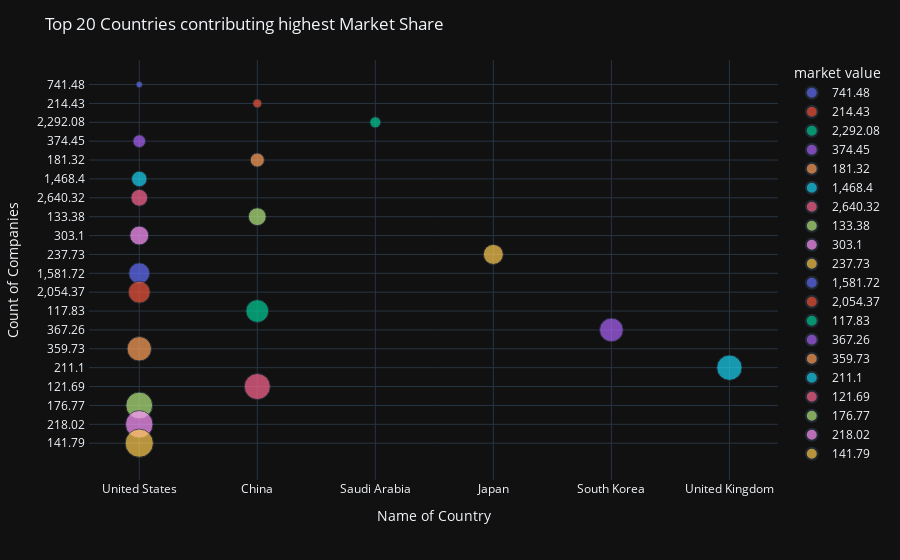

Notebook code for this chart:
### Code cell
# Scatter Plot for top20 countries that contribute to Market Share
fig=px.scatter(T2, x = 'country', y = 'market value', color = 'market value',hover_data = ['profit '],size = 'rank ', template='plotly_dark')
fig.update_layout(
    title_text='Top 20 Countries contributing highest Market Share', 
    xaxis_title_text='Name of Country',
    yaxis_title_text='Count of Companies',
    bargap=0.2,
    bargroupgap=0.1 
)
fig.show()

### Figure 1 — Plotly figure (JSON) as saved in the notebook; plotly's stock layout.template omitted (floating-point values rounded to 4 significant figures)
{"data": [{"customdata": [[89.8]], "hovertemplate": "market value=%{y}<br>country=%{x}<br>rank =%{marker.size}<br>profit =%{customdata[0]}<extra></extra>", "legendgroup": "741.48 ", "marker": {"color": "#636efa", "size": [1], "sizemode": "area", "sizeref": 0.05, "symbol": "circle"}, "mode": "markers", "name": "741.48 ", "orientation": "v", "showlegend": true, "type": "scatter", "x": ["United States"], "xaxis": "x", "y": ["741.48 "], "yaxis": "y"}, {"customdata": [[54.03]], "hovertemplate": "market value=%{y}<br>country=%{x}<br>rank =%{marker.size}<br>profit =%{customdata[0]}<extra></extra>", "legendgroup": "214.43 ", "marker": {"color": "#EF553B", "size": [2], "sizemode": "area", "sizeref": 0.05, "symbol": "circle"}, "mode": "markers", "name": "214.43 ", "orientation": "v", "showlegend": true, "type": "scatter", "x": ["China"], "xaxis": "x", "y": ["214.43 "], "yaxis": "y"}, {"customdata": [[105.4]], "hovertemplate": "market value=%{y}<br>country=%{x}<br>rank =%{marker.size}<br>profit =%{customdata[0]}<extra></extra>", "legendgroup": "2,292.08 ", "marker": {"color": "#00cc96", "size": [3], "sizemode": "area", "sizeref": 0.05, "symbol": "circle"}, "mode": "markers", "name": "2,292.08 ", "orientation": "v", "showlegend": true, "type": "scatter", "x": ["Saudi Arabia"], "xaxis": "x", "y": ["2,292.08 "], "yaxis": "y"}, {"customdata": [[42.12]], "hovertemplate": "market value=%{y}<br>country=%{x}<br>rank =%{marker.size}<br>profit =%{customdata[0]}<extra></extra>", "legendgroup": "374.45 ", "marker": {"color": "#ab63fa", "size": [4], "sizemode": "area", "sizeref": 0.05, "symbol": "circle"}, "mode": "markers", "name": "374.45 ", "orientation": "v", "showlegend": true, "type": "scatter", "x": ["United States"], "xaxis": "x", "y": ["374.45 "], "yaxis": "y"}, {"customdata": [[46.89]], "hovertemplate": "market value=%{y}<br>country=%{x}<br>rank =%{marker.size}<br>profit =%{customdata[0]}<extra></extra>", "legendgroup": "181.32 ", "marker": {"color": "#FFA15A", "size": [5], "sizemode": "area", "sizeref": 0.05, "symbol": "circle"}, "mode": "markers", "name": "181.32 ", "orientation": "v", "showlegend": true, "type": "scatter", "x": ["China"], "xaxis": "x", "y": ["181.32 "], "yaxis": "y"}, {"customdata": [[33.36]], "hovertemplate": "market value=%{y}<br>country=%{x}<br>rank =%{marker.size}<br>profit =%{customdata[0]}<extra></extra>", "legendgroup": "1,468.4 ", "marker": {"color": "#19d3f3", "size": [6], "sizemode": "area", "sizeref": 0.05, "symbol": "circle"}, "mode": "markers", "name": "1,468.4 ", "orientation": "v", "showlegend": true, "type": "scatter", "x": ["United States"], "xaxis": "x", "y": ["1,468.4 "], "yaxis": "y"}, {"customdata": [[100.6]], "hovertemplate": "market value=%{y}<br>country=%{x}<br>rank =%{marker.size}<br>profit =%{customdata[0]}<extra></extra>", "legendgroup": "2,640.32 ", "marker": {"color": "#FF6692", "size": [7], "sizemode": "area", "sizeref": 0.05, "symbol": "circle"}, "mode": "markers", "name": "2,640.32 ", "orientation": "v", "showlegend": true, "type": "scatter", "x": ["United States"], "xaxis": "x", "y": ["2,640.32 "], "yaxis": "y"}, {"customdata": [[37.38]], "hovertemplate": "market value=%{y}<br>country=%{x}<br>rank =%{marker.size}<br>profit =%{customdata[0]}<extra></extra>", "legendgroup": "133.38 ", "marker": {"color": "#B6E880", "size": [8], "sizemode": "area", "sizeref": 0.05, "symbol": "circle"}, "mode": "markers", "name": "133.38 ", "orientation": "v", "showlegend": true, "type": "scatter", "x": ["China"], "xaxis": "x", "y": ["133.38 "], "yaxis": "y"}, {"customdata": [[31]], "hovertemplate": "market value=%{y}<br>country=%{x}<br>rank =%{marker.size}<br>profit =%{customdata[0]}<extra></extra>", "legendgroup": "303.1 ", "marker": {"color": "#FF97FF", "size": [9], "sizemode": "area", "sizeref": 0.05, "symbol": "circle"}, "mode": "markers", "name": "303.1 ", "orientation": "v", "showlegend": true, "type": "scatter", "x": ["United States"], "xaxis": "x", "y": ["303.1 "], "yaxis": "y"}, {"customdata": [[28.15]], "hovertemplate": "market value=%{y}<br>country=%{x}<br>rank =%{marker.size}<br>profit =%{customdata[0]}<extra></extra>", "legendgroup": "237.73 ", "marker": {"color": "#FECB52", "size": [10], "sizemode": "area", "sizeref": 0.05, "symbol": "circle"}, "mode": "markers", "name": "237.73 ", "orientation": "v", "showlegend": true, "type": "scatter", "x": ["Japan"], "xaxis": "x", "y": ["237.73 "], "yaxis": "y"}, {"customdata": [[76.03]], "hovertemplate": "market value=%{y}<br>country=%{x}<br>rank =%{marker.size}<br>profit =%{customdata[0]}<extra></extra>", "legendgroup": "1,581.72 ", "marker": {"color": "#636efa", "size": [11], "sizemode": "area", "sizeref": 0.05, "symbol": "circle"}, "mode": "markers", "name": "1,581.72 ", "orientation": "v", "showlegend": true, "type": "scatter", "x": ["United States"], "xaxis": "x", "y": ["1,581.72 "], "yaxis": "y"}, {"customdata": [[71.19]], "hovertemplate": "market value=%{y}<br>country=%{x}<br>rank =%{marker.size}<br>profit =%{customdata[0]}<extra></extra>", "legendgroup": "2,054.37 ", "marker": {"color": "#EF553B", "size": [12], "sizemode": "area", "sizeref": 0.05, "symbol": "circle"}, "mode": "markers", "name": "2,054.37 ", "orientation": "v", "showlegend": true, "type": "scatter", "x": ["United States"], "xaxis": "x", "y": ["2,054.37 "], "yaxis": "y"}, {"customdata": [[33.57]], "hovertemplate": "market value=%{y}<br>country=%{x}<br>rank =%{marker.size}<br>profit =%{customdata[0]}<extra></extra>", "legendgroup": "117.83 ", "marker": {"color": "#00cc96", "size": [13], "sizemode": "area", "sizeref": 0.05, "symbol": "circle"}, "mode": "markers", "name": "117.83 ", "orientation": "v", "showlegend": true, "type": "scatter", "x": ["China"], "xaxis": "x", "y": ["117.83 "], "yaxis": "y"}, {"customdata": [[34.27]], "hovertemplate": "market value=%{y}<br>country=%{x}<br>rank =%{marker.size}<br>profit =%{customdata[0]}<extra></extra>", "legendgroup": "367.26 ", "marker": {"color": "#ab63fa", "size": [14], "sizemode": "area", "sizeref": 0.05, "symbol": "circle"}, "mode": "markers", "name": "367.26 ", "orientation": "v", "showlegend": true, "type": "scatter", "x": ["South Korea"], "xaxis": "x", "y": ["367.26 "], "yaxis": "y"}, {"customdata": [[23.04]], "hovertemplate": "market value=%{y}<br>country=%{x}<br>rank =%{marker.size}<br>profit =%{customdata[0]}<extra></extra>", "legendgroup": "359.73 ", "marker": {"color": "#FFA15A", "size": [15], "sizemode": "area", "sizeref": 0.05, "symbol": "circle"}, "mode": "markers", "name": "359.73 ", "orientation": "v", "showlegend": true, "type": "scatter", "x": ["United States"], "xaxis": "x", "y": ["359.73 "], "yaxis": "y"}, {"customdata": [[20.27]], "hovertemplate": "market value=%{y}<br>country=%{x}<br>rank =%{marker.size}<br>profit =%{customdata[0]}<extra></extra>", "legendgroup": "211.1 ", "marker": {"color": "#19d3f3", "size": [16], "sizemode": "area", "sizeref": 0.05, "symbol": "circle"}, "mode": "markers", "name": "211.1 ", "orientation": "v", "showlegend": true, "type": "scatter", "x": ["United Kingdom"], "xaxis": "x", "y": ["211.1 "], "yaxis": "y"}, {"customdata": [[15.74]], "hovertemplate": "market value=%{y}<br>country=%{x}<br>rank =%{marker.size}<br>profit =%{customdata[0]}<extra></extra>", "legendgroup": "121.69 ", "marker": {"color": "#FF6692", "size": [17], "sizemode": "area", "sizeref": 0.05, "symbol": "circle"}, "mode": "markers", "name": "121.69 ", "orientation": "v", "showlegend": true, "type": "scatter", "x": ["China"], "xaxis": "x", "y": ["121.69 "], "yaxis": "y"}, {"customdata": [[20.58]], "hovertemplate": "market value=%{y}<br>country=%{x}<br>rank =%{marker.size}<br>profit =%{customdata[0]}<extra></extra>", "legendgroup": "176.77 ", "marker": {"color": "#B6E880", "size": [18], "sizemode": "area", "sizeref": 0.05, "symbol": "circle"}, "mode": "markers", "name": "176.77 ", "orientation": "v", "showlegend": true, "type": "scatter", "x": ["United States"], "xaxis": "x", "y": ["176.77 "], "yaxis": "y"}, {"customdata": [[21.52]], "hovertemplate": "market value=%{y}<br>country=%{x}<br>rank =%{marker.size}<br>profit =%{customdata[0]}<extra></extra>", "legendgroup": "218.02 ", "marker": {"color": "#FF97FF", "size": [19], "sizemode": "area", "sizeref": 0.05, "symbol": "circle"}, "mode": "markers", "name": "218.02 ", "orientation": "v", "showlegend": true, "type": "scatter", "x": ["United States"], "xaxis": "x", "y": ["218.02 "], "yaxis": "y"}, {"customdata": [[17.33]], "hovertemplate": "market value=%{y}<br>country=%{x}<br>rank =%{marker.size}<br>profit =%{customdata[0]}<extra></extra>", "legendgroup": "141.79 ", "marker": {"color": "#FECB52", "size": [20], "sizemode": "area", "sizeref": 0.05, "symbol": "circle"}, "mode": "markers", "name": "141.79 ", "orientation": "v", "showlegend": true, "type": "scatter", "x": ["United States"], "xaxis": "x", "y": ["141.79 "], "yaxis": "y"}], "layout": {"bargap": 0.2, "bargroupgap": 0.1, "legend": {"itemsizing": "constant", "title": {"text": "market value"}, "tracegroupgap": 0}, "margin": {"t": 60}, "title": {"text": "Top 20 Countries contributing highest Market Share"}, "xaxis": {"anchor": "y", "domain": [0, 1], "title": {"text": "Name of Country"}}, "yaxis": {"anchor": "x", "categoryarray": ["141.79 ", "218.02 ", "176.77 ", "121.69 ", "211.1 ", "359.73 ", "367.26 ", "117.83 ", "2,054.37 ", "1,581.72 ", "237.73 ", "303.1 ", "133.38 ", "2,640.32 ", "1,468.4 ", "181.32 ", "374.45 ", "2,292.08 ", "214.43 ", "741.48 "], "categoryorder": "array", "domain": [0, 1], "title": {"text": "Count of Companies"}}}}
